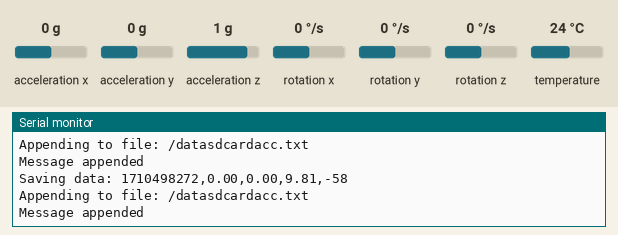
The sketch below on a simulated ESP32. Shown: the last lines printed to the serial monitor. The inputs (shaded band) are chosen by the test bench; at power-on: acceleration x 0 g, acceleration y 0 g, acceleration z 1 g, rotation x 0 °/s, rotation y 0 °/s, rotation z 0 °/s, temperature 24 °C. WiFi joins after 1.5 s; servers stay silent unless stated; the local clock reads 2024-03-15 10:24:30 at power-on unless the sketch sets it; storage starts empty.

Above: at 2.8 s.
2.9 s: acceleration x set to -1.4 g
At 3.9 s:
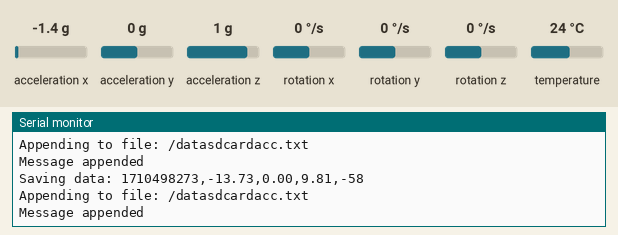
4.4 s: acceleration y set to -1.4 g
At 5.2 s:
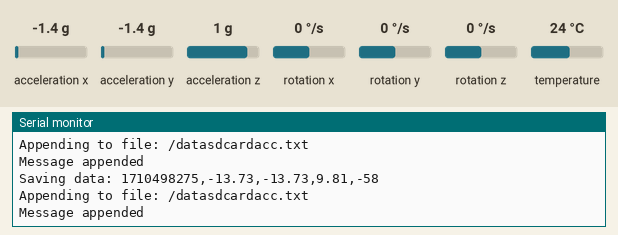
5.9 s: acceleration z set to -1.4 g
At 6.4 s:
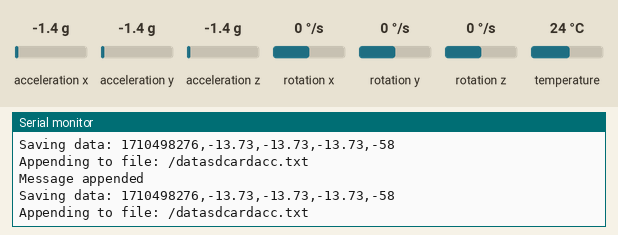

The sketch:

MPU5060_SDCard.ino
```cpp
// Libraries for SD card
#include "FS.h"
#include "SD.h"
#include <SPI.h>
#include <Adafruit_MPU6050.h>
#include <Adafruit_Sensor.h>
// Libraries to get time from NTP Server
#include <WiFi.h>
#include "RTClib.h"

RTC_DS3231 rtc;

#define DATA_SIZE 256

Adafruit_MPU6050 mpu;

// WiFi
const char *ssid = "Sergio"; // Enter your WiFi name
const char *wifi_password = "sergio123";  // Enter WiFi password

int y;
int i;


// Timer variables
unsigned long lastTime = 0;
unsigned long timerDelay = 1;

String dataMessage;

// Variable to save current epoch time
unsigned long epochTime;


// NTP server to request epoch time
const char* ntpServer = "pool.ntp.org";

// Function that gets current epoch time
unsigned long getTime() {
  time_t now;
  struct tm timeinfo;
  if (!getLocalTime(&timeinfo)) {
    //Serial.println("Failed to obtain time");
    return(0);
  }
  time(&now);
  return now;
}

// Initialize WiFi
void initWiFi() {
  WiFi.mode(WIFI_STA);
  WiFi.begin(ssid, wifi_password);
  Serial.print("Connecting to WiFi ..");
  while (WiFi.status() != WL_CONNECTED) {
    Serial.print('.');
    delay(500);
  }
  Serial.println(WiFi.localIP());
}

void initMPU5060(){
  // Try to initialize!
  if (!mpu.begin()) {
    Serial.println("Failed to find MPU6050 chip");
    while (1) {
      delay(10);
    }
  }
  Serial.println("MPU6050 Found!");
  mpu.setAccelerometerRange(MPU6050_RANGE_8_G);
  Serial.print("Accelerometer range set to: ");
  switch (mpu.getAccelerometerRange()) {
  case MPU6050_RANGE_2_G:
    Serial.println("+-2G");
    break;
  case MPU6050_RANGE_4_G:
    Serial.println("+-4G");
    break;
  case MPU6050_RANGE_8_G:
    Serial.println("+-8G");
    break;
  case MPU6050_RANGE_16_G:
    Serial.println("+-16G");
    break;
  }
  mpu.setGyroRange(MPU6050_RANGE_500_DEG);
  Serial.print("Gyro range set to: ");
  switch (mpu.getGyroRange()) {
  case MPU6050_RANGE_250_DEG:
    Serial.println("+- 250 deg/s");
    break;
  case MPU6050_RANGE_500_DEG:
    Serial.println("+- 500 deg/s");
    break;
  case MPU6050_RANGE_1000_DEG:
    Serial.println("+- 1000 deg/s");
    break;
  case MPU6050_RANGE_2000_DEG:
    Serial.println("+- 2000 deg/s");
    break;
  }

  mpu.setFilterBandwidth(MPU6050_BAND_5_HZ);
  Serial.print("Filter bandwidth set to: ");
  switch (mpu.getFilterBandwidth()) {
  case MPU6050_BAND_260_HZ:
    Serial.println("260 Hz");
    break;
  case MPU6050_BAND_184_HZ:
    Serial.println("184 Hz");
    break;
  case MPU6050_BAND_94_HZ:
    Serial.println("94 Hz");
    break;
  case MPU6050_BAND_44_HZ:
    Serial.println("44 Hz");
    break;
  case MPU6050_BAND_21_HZ:
    Serial.println("21 Hz");
    break;
  case MPU6050_BAND_10_HZ:
    Serial.println("10 Hz");
    break;
  case MPU6050_BAND_5_HZ:
    Serial.println("5 Hz");
    break;
  }

  Serial.println("");
  delay(100);
}

// Initialize SD card
void initSDCard(){
   if (!SD.begin()) {
    Serial.println("Card Mount Failed");
    return;
  }
  uint8_t cardType = SD.cardType();

  if(cardType == CARD_NONE){
    Serial.println("No SD card attached");
    return;
  }
  Serial.print("SD Card Type: ");
  if(cardType == CARD_MMC){
    Serial.println("MMC");
  } else if(cardType == CARD_SD){
    Serial.println("SDSC");
  } else if(cardType == CARD_SDHC){
    Serial.println("SDHC");
  } else {
    Serial.println("UNKNOWN");
  }
  uint64_t cardSize = SD.cardSize() / (1024 * 1024);
  Serial.printf("SD Card Size: %lluMB\n", cardSize);
}

// Write to the SD card
void writeFile(fs::FS &fs, const char * path, const char * message) {
  Serial.printf("Writing file: %s\n", path);

  File file = fs.open(path, FILE_WRITE);
  if(!file) {
    Serial.println("Failed to open file for writing");
    return;
  }
  if(file.print(message)) {
    Serial.println("File written");
  } else {
    Serial.println("Write failed");
  }
  file.close();
}

// Append data to the SD card
void appendFile(fs::FS &fs, const char * path, const char * message) {
  Serial.printf("Appending to file: %s\n", path);

  File file = fs.open(path, FILE_APPEND);
  if(!file) {
    Serial.println("Failed to open file for appending");
    return;
  }
  if(file.print(message)) {
    Serial.println("Message appended");
  } else {
    Serial.println("Append failed");
  }
  file.close();
}

void setup() {
  Serial.begin(115200);

  initWiFi();
  initMPU5060();
  initSDCard();
  configTime(0, 0, ntpServer);

  // If the data.txt file doesn't exist
  // Create a file on the SD card and write the data labels
  File file = SD.open("/datasdcardacc.txt");
  if(!file) {
    Serial.println("File doesn't exist");
    Serial.println("Creating file...");
    writeFile(SD, "/datasdcardacc.txt", "Epoch Time, Ax, Ay, Az, RSSI \r\n");
  }
  else {
    Serial.println("File already exists");
  }
  file.close();
}

void loop() {
    //Get epoch time
    epochTime = getTime();

    /* Get new sensor events with the readings */
  sensors_event_t a, g, temp;
  mpu.getEvent(&a, &g, &temp);

    //Concatenate all info separated by commas
    dataMessage = String(epochTime) + "," + String(a.acceleration.x) + "," + String(a.acceleration.y) + "," + String(a.acceleration.z)+ "," + String(WiFi.RSSI()) + "\r\n";
    Serial.print("Saving data: ");
    Serial.println(dataMessage);

    //Append the data to file
    appendFile(SD, "/datasdcardacc.txt", dataMessage.c_str());
    delay(0.001);
  }
```

Measured:
- after the input at 2.9 s, the serial monitor: prints a new line at once (image 1)
- after the input at 4.4 s, the serial monitor: prints a new line at once (image 2)
- after the input at 5.9 s, the serial monitor: prints a new line at once (image 3)
